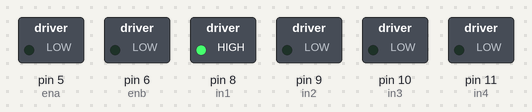
The sketch below on a simulated Arduino Uno, built with avr-gcc and run on an emulated ATmega328P. On the bench: switched loads named in the sketch (green lamp = pin HIGH).

Above: at 0.1 s.
Timing chart, 0 to 1.6 s (numbered marks = the images above):
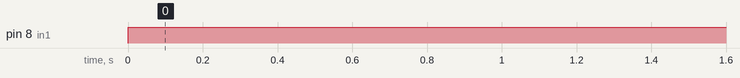

The sketch:

car.ino
```cpp
int ena = 5;
int enb = 6;

int in1 = 8;
int in2 = 9;
int in3 = 10;
int in4 = 11;

 //speed controlling variable resistor
int mspeed = 70; // motor speed, the variable resistor value will be stored in this variable
void setup() {
  // put your setup code here, to run once:

  Serial.begin(9600);
  pinMode(ena, OUTPUT);
  pinMode(enb, OUTPUT);

  pinMode(in1, OUTPUT);
  pinMode(in2, OUTPUT);
  pinMode(in3, OUTPUT);
  pinMode(in4, OUTPUT);

//  pinMode(sc, INPUT);
 analogWrite(ena, 0);
 analogWrite(enb, 0);
}

void loop() {
mspeed = 0;
mspeed = map(mspeed, 0, 1023, 0 , 255);
analogWrite(ena, mspeed);
analogWrite(enb, mspeed);


  // forward
  digitalWrite(in1, HIGH);
  digitalWrite(in2, LOW);
  digitalWrite(in3, LOW);
  digitalWrite(in4, LOW);


}
```

Measured:
- by itself, pin 8 (in1): LOW → HIGH at 0.00 s
